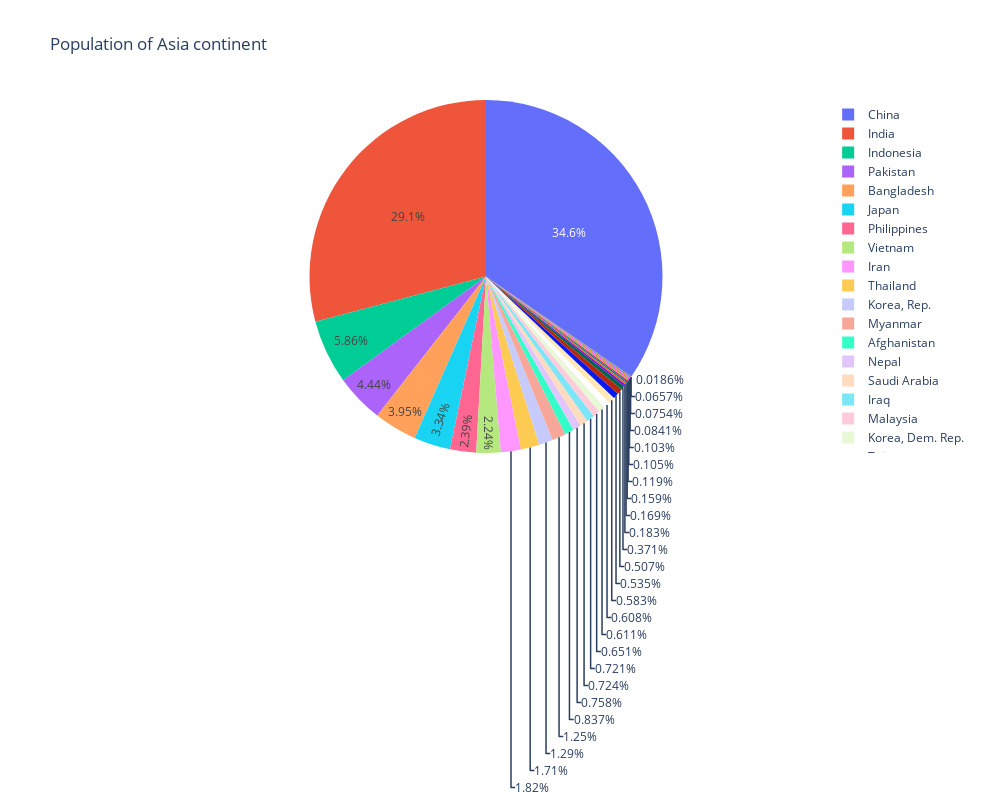

The notebook cell saved with this chart:
### Markdown cell above
Pie charts

### Code cell
import plotly.express as px
df = px.data.gapminder().query("year == 2007").query("continent == 'Asia'")
df.loc[df['pop'] < 10000, 'country'] = 'Other countries'
fig = px.pie (df,values='pop', names='country', title='Population of Asia continent')
fig.update({
    'layout':{
        'width':1000,
        'height':800,
    }
})
fig.show()

### Figure 1 — Plotly figure (JSON) as saved in the notebook; plotly's stock layout.template omitted (floating-point values rounded to 4 significant figures)
{"data": [{"domain": {"x": [0, 1], "y": [0, 1]}, "hovertemplate": "country=%{label}<br>pop=%{value}<extra></extra>", "labels": ["Afghanistan", "Bahrain", "Bangladesh", "Cambodia", "China", "Hong Kong, China", "India", "Indonesia", "Iran", "Iraq", "Israel", "Japan", "Jordan", "Korea, Dem. Rep.", "Korea, Rep.", "Kuwait", "Lebanon", "Malaysia", "Mongolia", "Myanmar", "Nepal", "Oman", "Pakistan", "Philippines", "Saudi Arabia", "Singapore", "Sri Lanka", "Syria", "Taiwan", "Thailand", "Vietnam", "West Bank and Gaza", "Yemen, Rep."], "legendgroup": "", "name": "", "showlegend": true, "type": "pie", "values": [31889923, 708573, 150448339, 14131858, 1318683096, 6980412, 1110396331, 223547000, 69453570, 27499638, 6426679, 127467972, 6053193, 23301725, 49044790, 2505559, 3921278, 24821286, 2874127, 47761980, 28901790, 3204897, 169270617, 91077287, 27601038, 4553009, 20378239, 19314747, 23174294, 65068149, 85262356, 4018332, 22211743]}], "layout": {"height": 800, "legend": {"tracegroupgap": 0}, "title": {"text": "Population of Asia continent"}, "width": 1000}}
